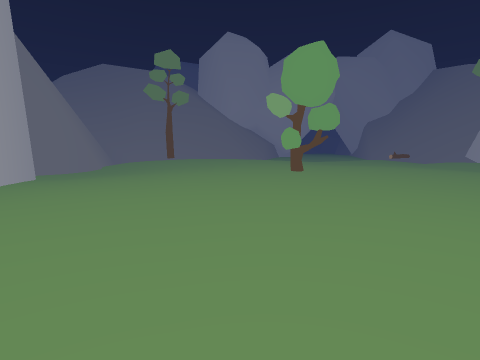
view 1 (above)

16 first-person views from a walk through a Unity game level. The camera is 1.2 m above the floor, tilts 6° down and sees 80° across. The floor is counted in squares, 2 m on a side. Each view is taken from the middle of a square. On the plan, view 1 faces up. The plan holds only what a view shows up to about 9 squares ahead; the rest is blank. The place goes on beyond the plan. The player is left out.

view 2
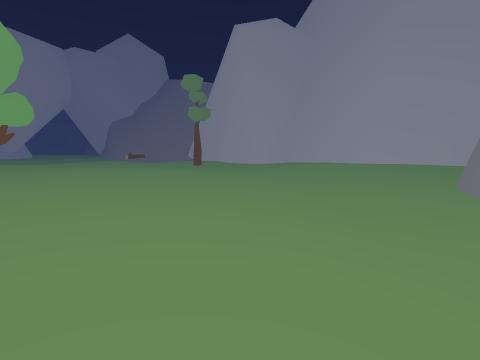

view 3
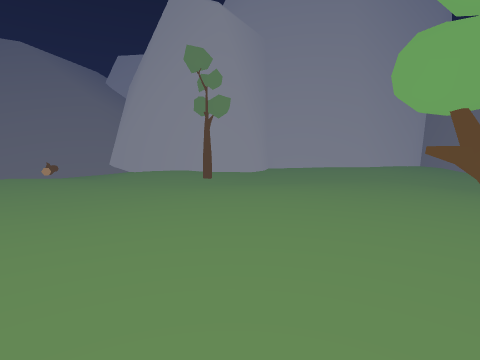

view 4
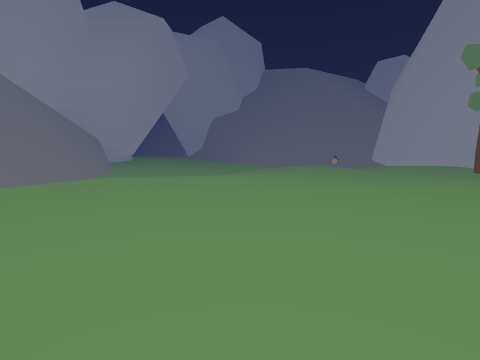

view 5
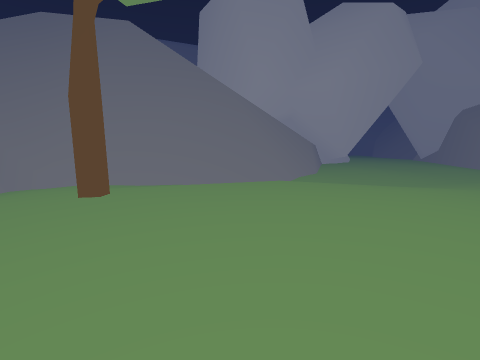

view 6
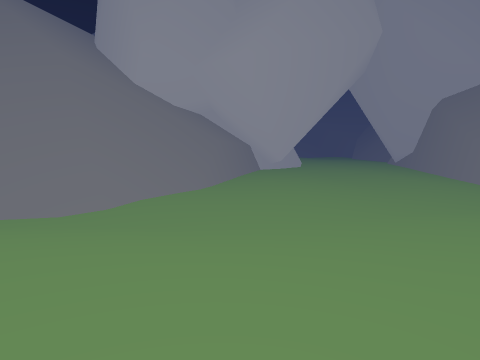

view 7
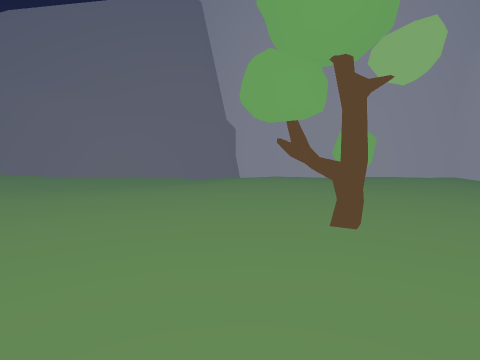

view 8
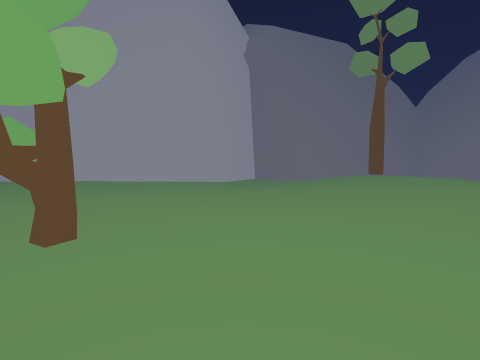

view 9
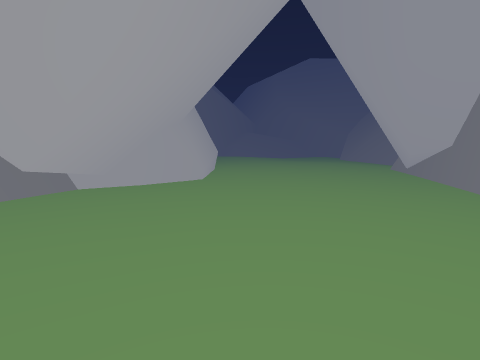

view 10
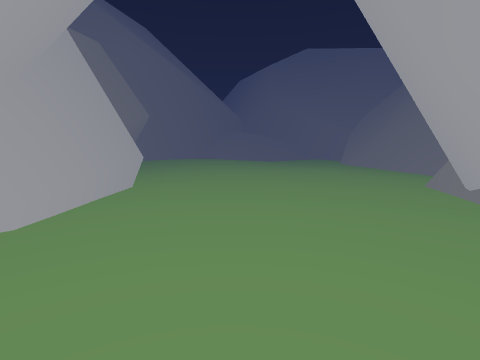

view 11
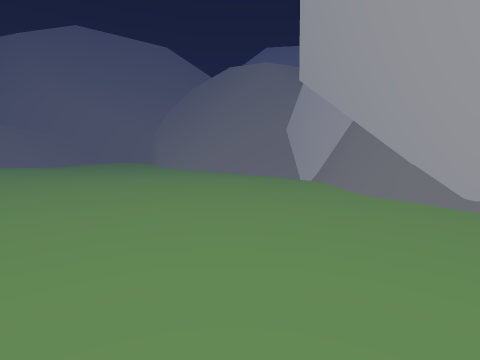

view 12
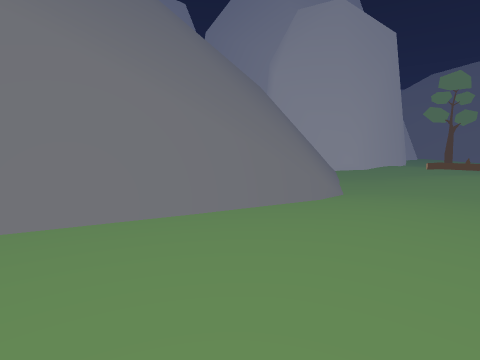

view 13
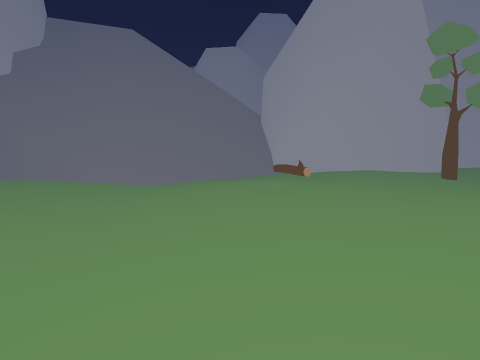

view 14
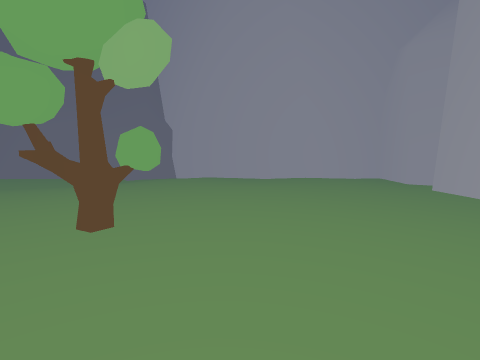

view 15
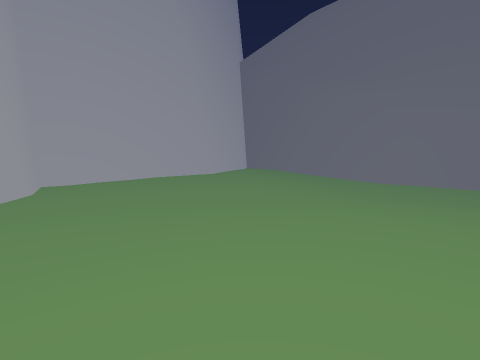

view 16
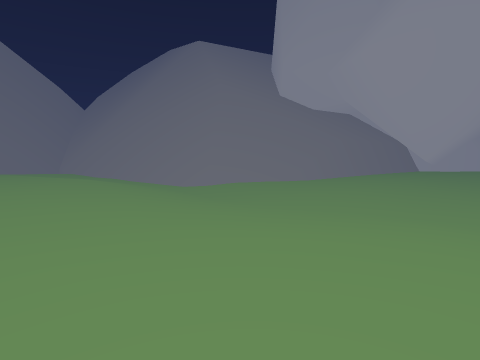

### Floor plan
Key: @ floor where view 1 was taken; # wall or solid block; x gap in a wall; . main floor; - floor 0.25 m lower than the main floor; _ floor 0.5 m lower than the main floor; < floor 0.75 m lower than the main floor; / step, stairs or slope; = window, fence, low wall or low ledge; ^ raised ledge; T tree; O other object.
Columns run from 6 left of view 1 to 12 right of it. Each row starts with its distance up from view 1.
 32             ...
 31             ....
 30             ..--
 29             ...--=
 28          -......-=#
 27          /......-_#
 26           ......-_#
 25           -.....-##
 24           #..../##
 23           #....##
 22           #...##
 21          ##..-##
 20         ##-----#
 19         ##----##
 18        ###----#
 17        #-----_#
 16       ##--__-/#
 15       ##_____^#
 14    ####______/#
 13 #####_____//_/##
 12 #//-/ /////.//_##
 11 ##///....-..O//##
 10  #/.T.......-/.#
  9  #///....----..#
  8 ##<//......--Tx#
  7 ##<//-.....-_--##
  6  #__--.TT..-_-..#
  5  ##_--.T..---/.##
  4   #_--..-----/.#
  3   #_------__//.##
  2   #------___////#
  1   #_-__-_/___-..#
  0   ####@_/<_######
 -1      #######

Positions as (right, up) in squares from view 1, and headings:
1: (0, 0), facing up
2: (1, 0), facing up-right
3: (0, 7), facing right
4: (-2, 7), facing up-right
5: (-1, 7), facing up
6: (2, 10), facing up
7: (2, 8), facing down
8: (3, 7), facing left
9: (5, 16), facing up
10: (6, 19), facing up
11: (5, 22), facing up-right
12: (5, 19), facing down-right
13: (1, 12), facing right
14: (0, 8), facing down
15: (4, 7), facing down-right
16: (5, 10), facing up-left
